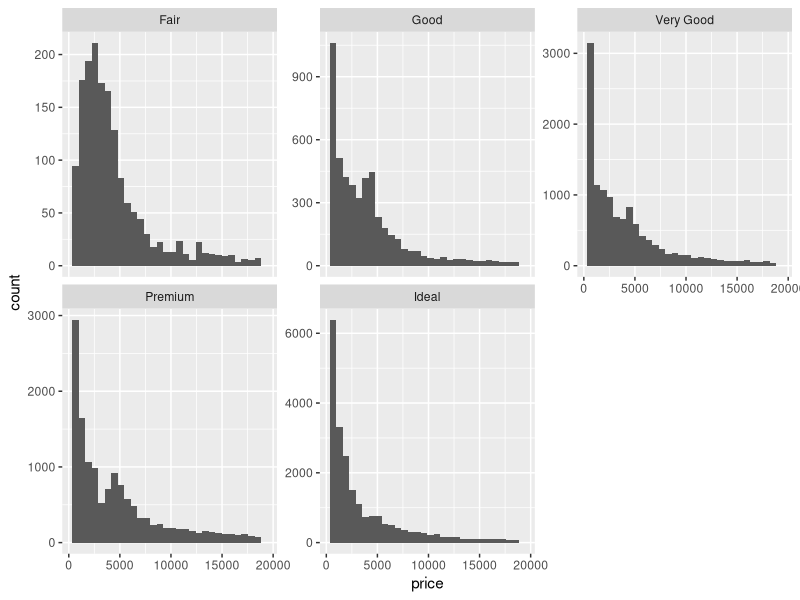
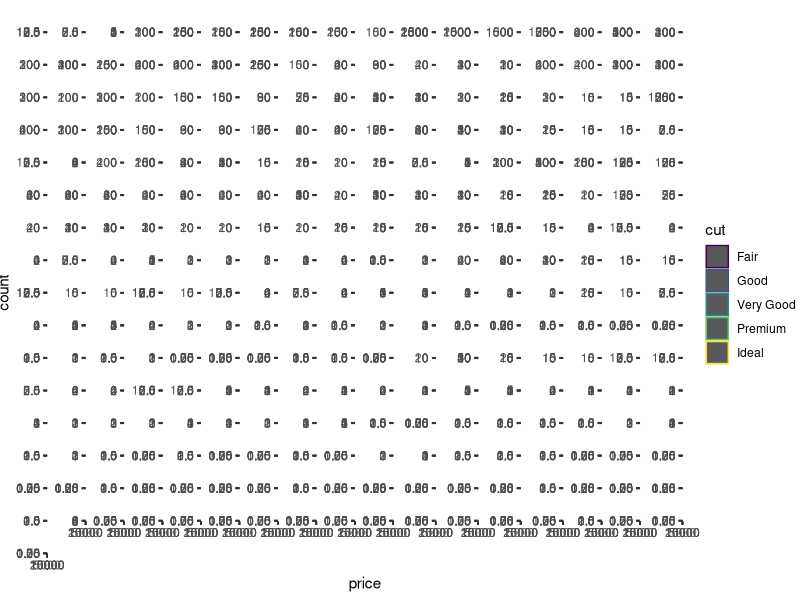
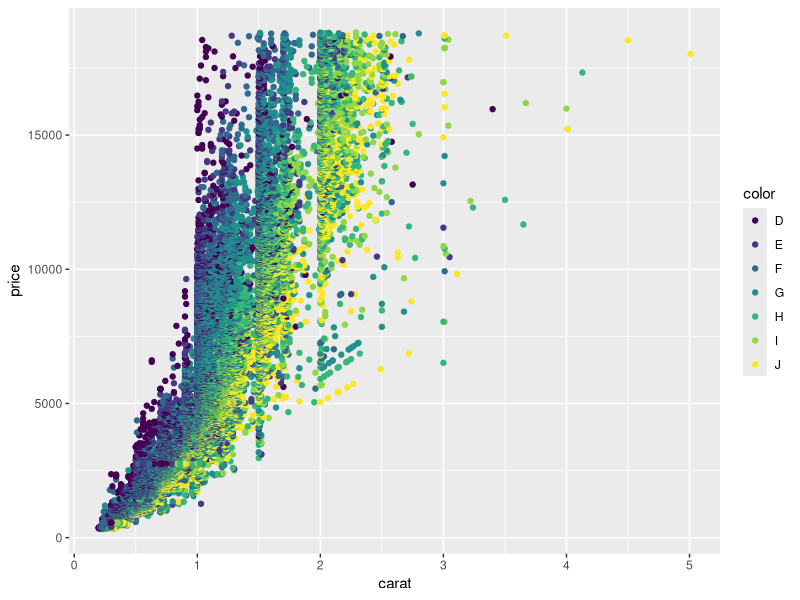
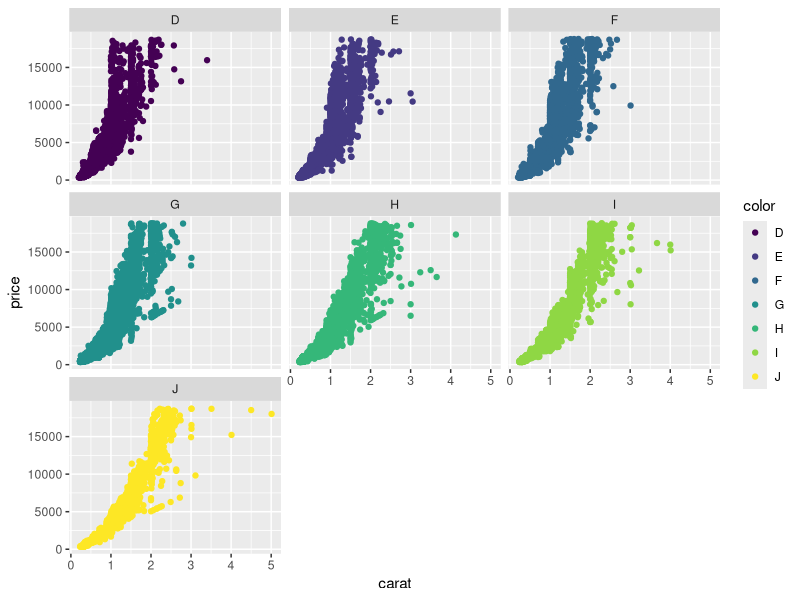
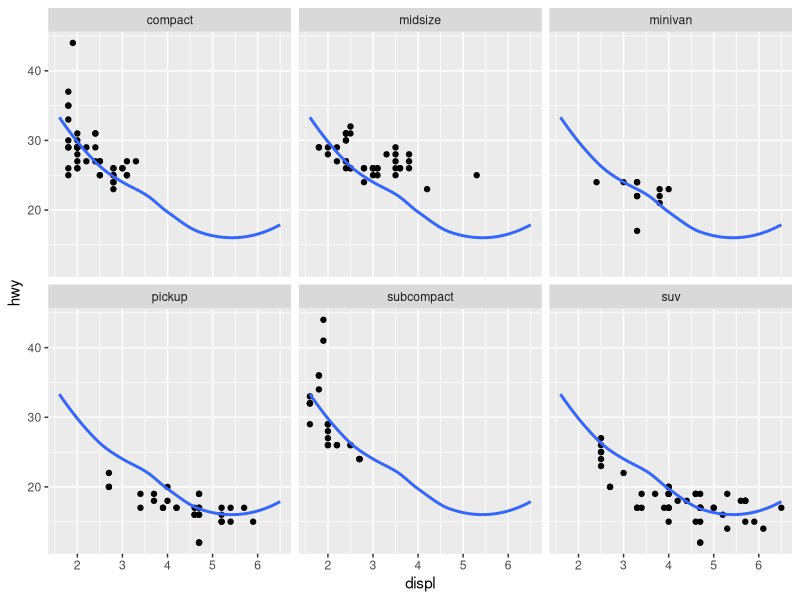

Write R code to recreate these figures, in order.
## ---- chunk 1
library(tidyverse)
## ---- chunk 2
# faceting by cut and grouping by carat.
diamonds %>% 
  ggplot(aes(price)) +
  geom_histogram(aes(color = carat)) +
  facet_wrap(~cut, scales = "free_y")

# faceting by carat and grouping by cut.
diamonds %>% 
  ggplot(aes(price)) +
  geom_histogram(aes(color = cut)) +
  facet_wrap(~carat, scales = "free_y")
## ---- chunk 3
diamonds %>% 
  ggplot(aes(carat, price)) +
  geom_point(aes(color = color))
## ---- chunk 4
diamonds %>% 
  ggplot(aes(carat, price)) +
  geom_point(aes(color = color)) +
  facet_wrap(~color)
## ---- chunk 5
mpg2 <- subset(mpg, cyl != 5 & drv %in% c("4", "f") & class != "2seater")

mpg2 %>% 
  ggplot(aes(displ, hwy)) +
  geom_point() +
  geom_smooth(data = mpg2 %>% select(-class), 
              se = FALSE,
              method = "loess") +
  
  facet_wrap(~class)
